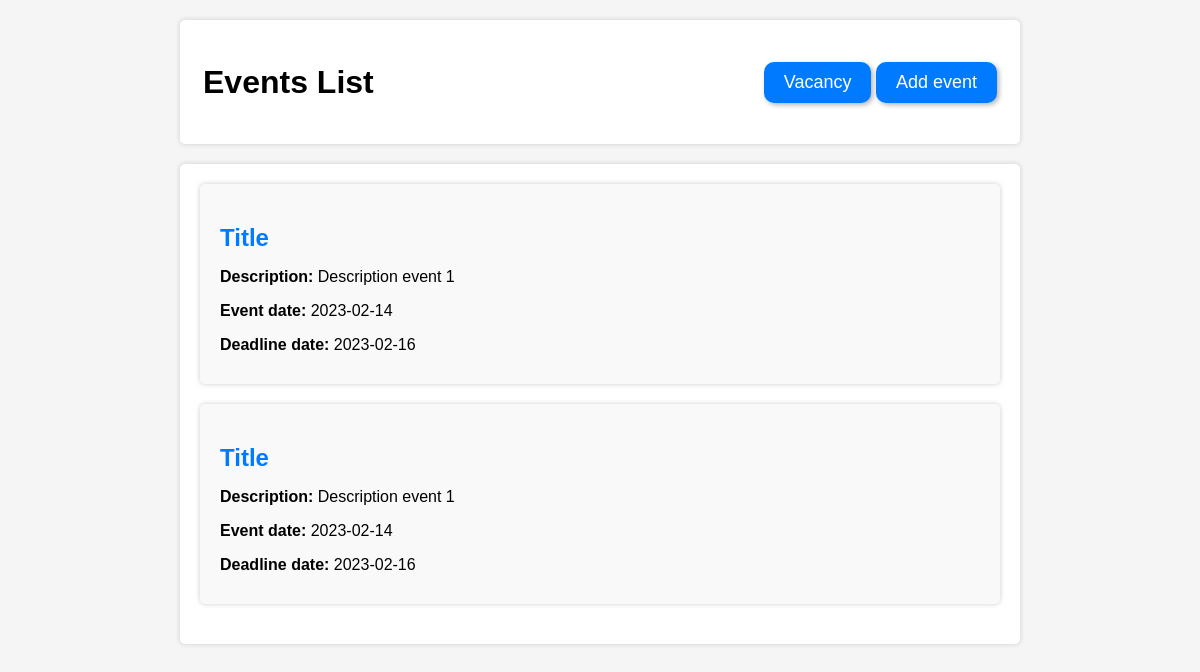
The page /vacancy/1/events/ on the database as committed earlier.
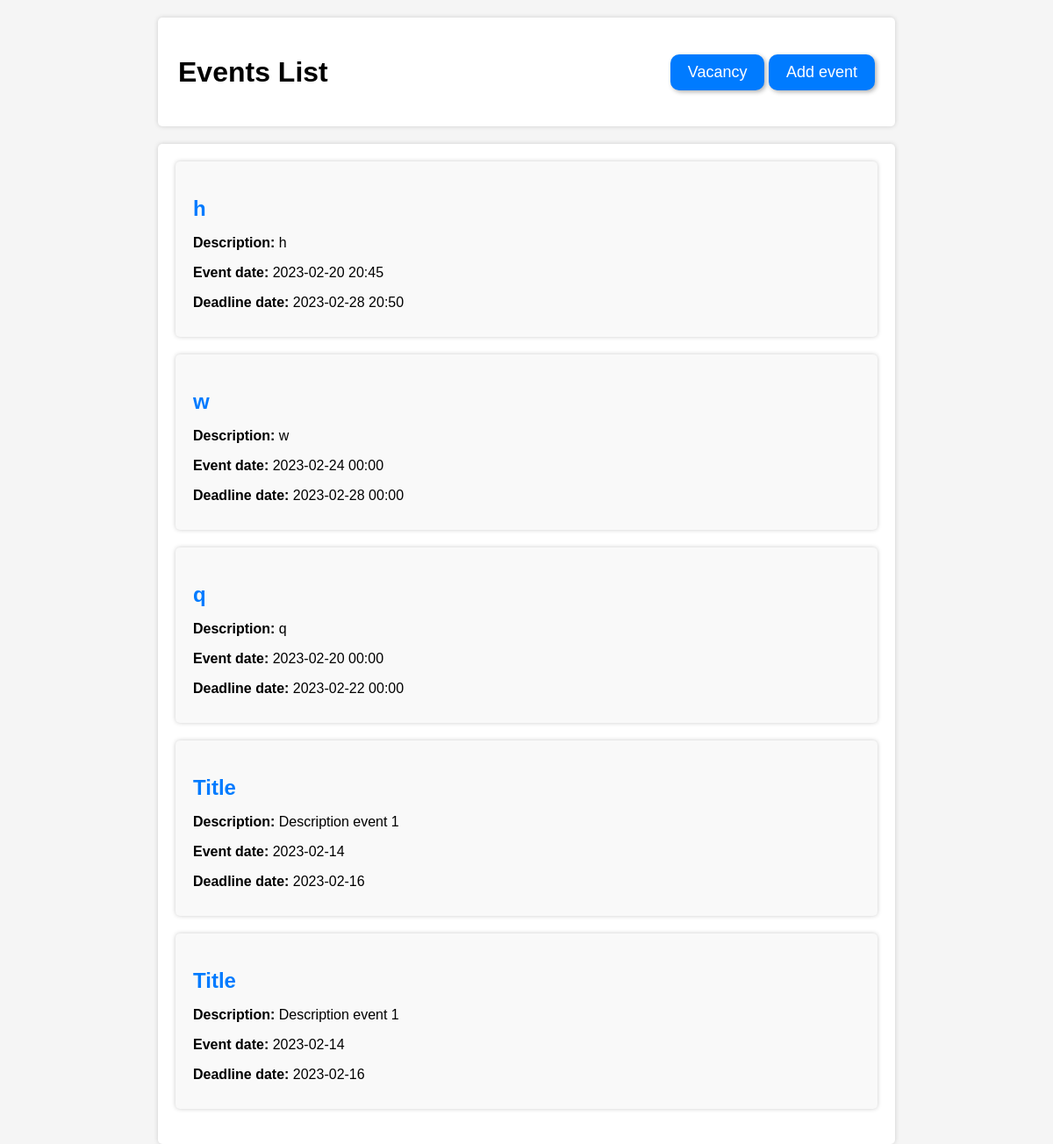
The same page on the database as committed later.
### models.py (models this page shows, shortened)
class Event(Base):
    __tablename__ = 'events'
    id = Column(Integer, primary_key=True, autoincrement=True)
    vacancy_id = Column(Integer, ForeignKey('vacancy.id'))
    description = Column(String(250), nullable=True)
    event_date = Column(String, default=datetime.utcnow())
    title = Column(String(250), nullable=True)
    deadline_date = Column(String, default=datetime.utcnow())
    status = Column(Integer, nullable=True)

### app.py (the view)
@app.route("/vacancy/<int:id_vacancy>/events/", methods=['GET', 'POST'])
def vacancy_events(id_vacancy):
    db_alchemy.init_db()
    result = db_alchemy.db_session.query(Event).filter_by(vacancy_id=id_vacancy).all()
    return render_template('events.html', events=result, id_vacancy=id_vacancy)

### db_alchemy.py (called while the page is built)
def init_db():
    import models
    Base.metadata.create_all(bind=engine)

### templates/events.html (shortened to what this page needs)
<!DOCTYPE html>
<html lang="en">
<head>
</head>
<body>
    <form action="/vacancy/{{id_vacancy}}/events/"  method="GET">
      <div class="container">
        <table>
          <tr>
            <td><h1>Events List</h1></td>
            <td style="text-align: right;">
                <a href="/vacancy/{{id_vacancy}}/" class="button">Vacancy</a>
                <a href="/vacancy/{{ id_vacancy }}/events-add/" class="button">Add event</a>
            </td>
          </tr>
        </table>
      </div>
      <div class="container">
        <ul>
          {% for event in events[::-1] %}
          <li>
            <a href="/vacancy/{{id_vacancy}}/events/{{ event.id }}/" class="link"><h2>{{ event.title }}</h2></a>
            <p><span>Description:</span> {{ event.description }}</p>
            <p><span>Event date:</span> {{ event.event_date[:16] }}</p>
            <p><span>Deadline date:</span> {{ event.deadline_date[:16] }}</p>
          </li>
          {% endfor %}
        </ul>
      </div>
</form>
</body>
</html>

### templates/events.html (style rules this page uses)
body { font-family: Arial, sans-serif; background-color: #f5f5f5; margin: 0; padding: 0; }
.container { max-width: 800px; margin: 0 auto; padding: 20px; background-color: #fff; box-shadow: 0 0 5px #ccc; margin-top: 20px; border-radius: 5px; }
h1 { font-size: 32px; margin-bottom: 20px; }
ul { list-style: none; margin: 0; padding: 0; }
li { margin-bottom: 20px; padding: 20px; background-color: #f9f9f9; border-radius: 5px; box-shadow: 0 0 5px #ccc; }
li h2 { font-size: 24px; margin-bottom: 10px; }
li p { font-size: 16px; margin-bottom: 10px; }
li span { font-weight: bold; }
.link { color: #007bff; text-decoration: none; cursor: pointer; }
.button { display: inline-block; background-color: #007bff; color: #fff; padding: 10px 20px; font-size: 18px; text-decoration: none; border-radius: 10px; box-shadow: 2px 2px 5px rgba(0, 0, 0, 0.3); transition: all 0.3s ease; }
table { width: 100%; }

Rows that differ between the two databases and show on the page:
added Event: title "h", description "h", event_date "2023-02-20 20:45", deadline_date "2023-02-28 20:50"
added Event: title "w", description "w", event_date "2023-02-24 00:00", deadline_date "2023-02-28 00:00"
added Event: title "q", description "q", event_date "2023-02-20 00:00", deadline_date "2023-02-22 00:00"
